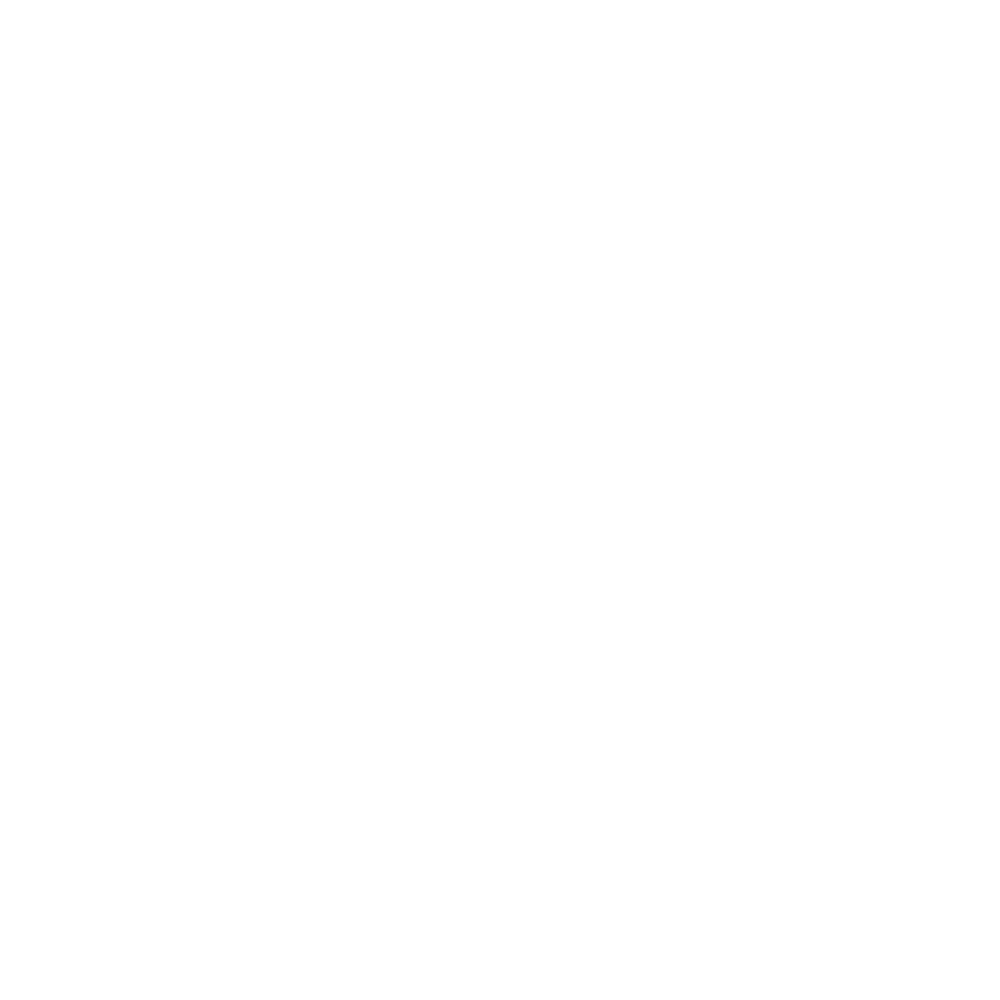
Frame 1 (no input)
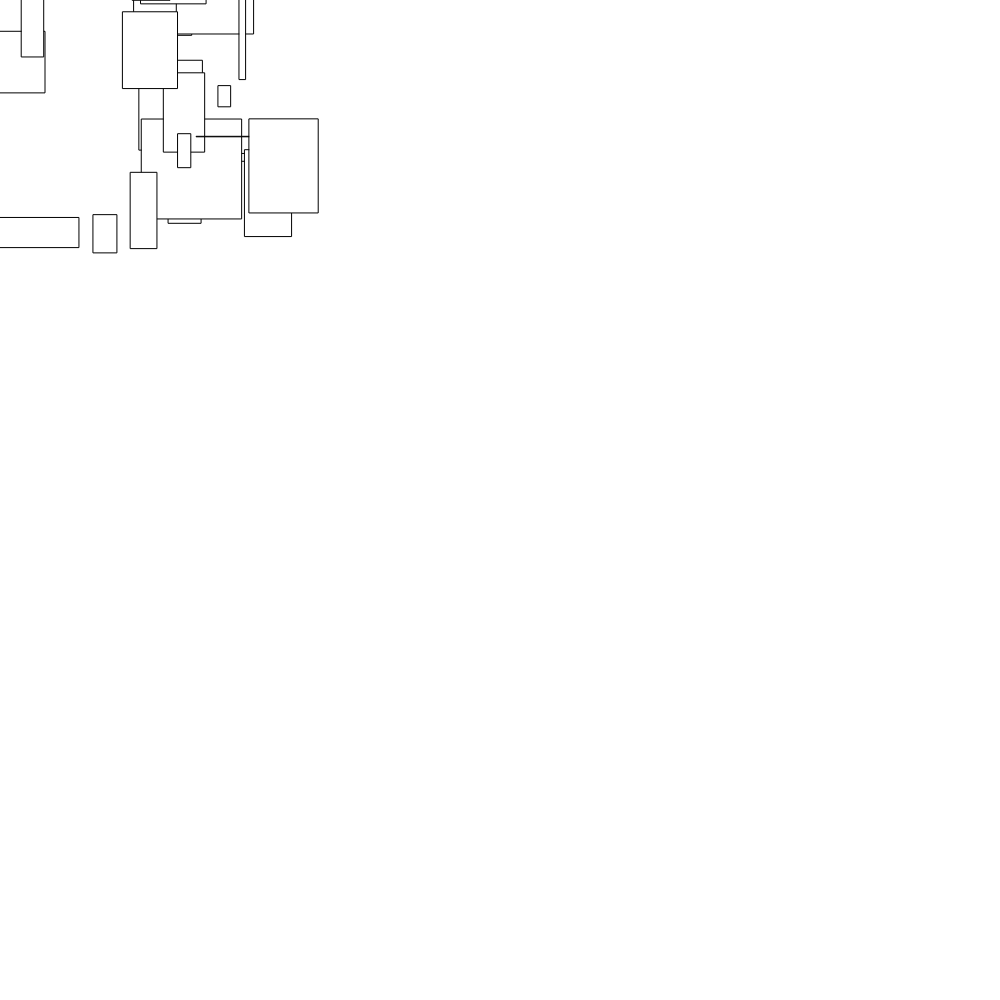
Frame 60 (no input)
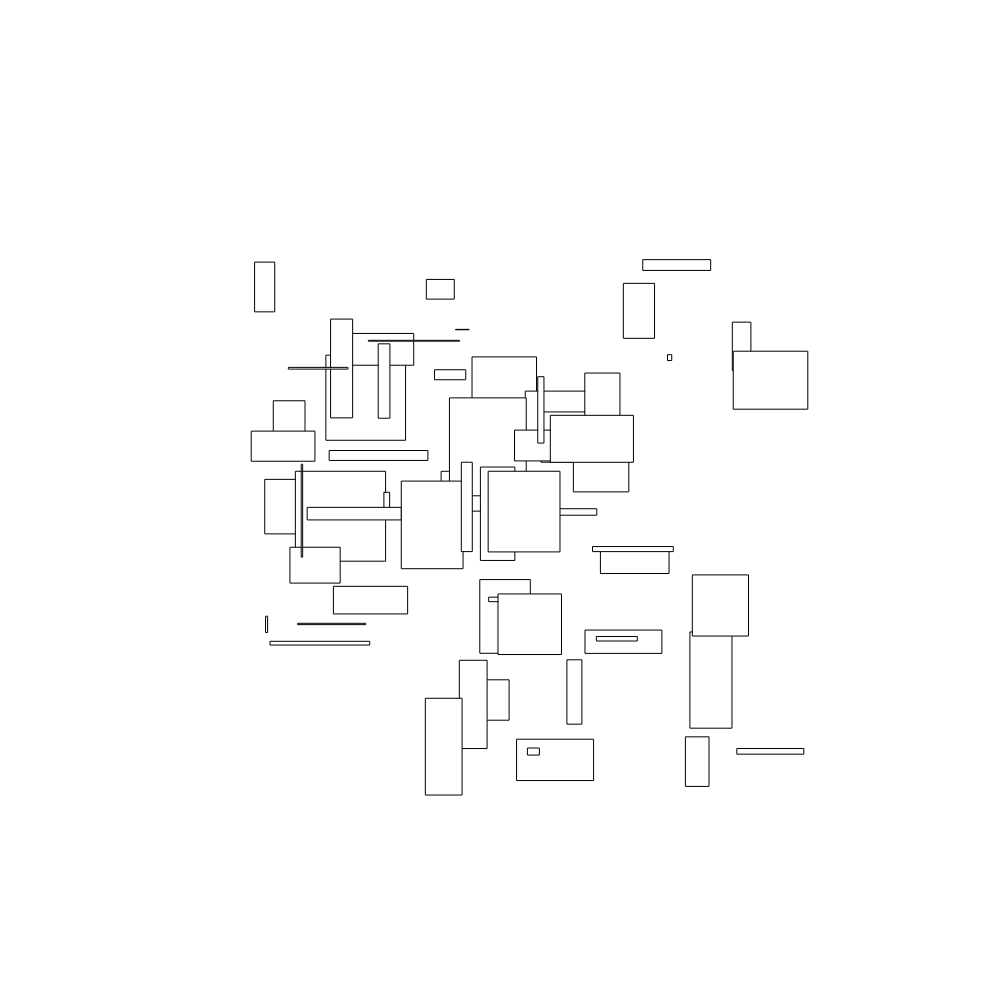
Frame 120 (the mouse pressed at the canvas centre since frame 60)

The p5.js sketch that drew these frames (run headless with seeded random() and noise() and a simulated clock; from frame 60 on, the mouse is pressed at the canvas centre):

// p5.js sketch
// ── sketch.js
//Kyle Frye
//Michael Montella
//Jeremy King

function setup() {
  createCanvas(1000,1000);
  frameRate(25);
}

function draw() {
  var ranr = random(mouseX, mouseY);
  var rang = random(mouseX, mouseY);
  var ranb = random(mouseX, mouseY);
  var rana = random(mouseX, mouseY);
  
  var sranr = random(mouseX, mouseY);
  var srang = random(mouseX, mouseY);
  var sranb = random(mouseX, mouseY);
  
  r = map(ranr, mouseX, mouseY, 0, 255);
  g = map(rang, mouseX, mouseY, 0, 255);
  b = map(ranb, mouseX, mouseY, 0, 255);
  a = map(rana, mouseX, mouseY, 0, 255);
  
  sr = map(sranr, mouseX, mouseY, 0, 255);
  sg = map(srang, mouseX, mouseY, 0, 255);
  sb = map(sranb, mouseX, mouseY, 0, 255);

  
  rand = (random(-height/4 , height/4));
  rand2 = (random(-height/4 , height/4));
  
  randw = random(0, 100);
  randh = random(0, 100);

  
  
  stroke(sr,sg, sb);
  fill(r, g, b, a)
  rect(mouseX + rand, mouseY + rand2 , randw, randh)
}

function mousePressed() {
  background(255)
  
}
